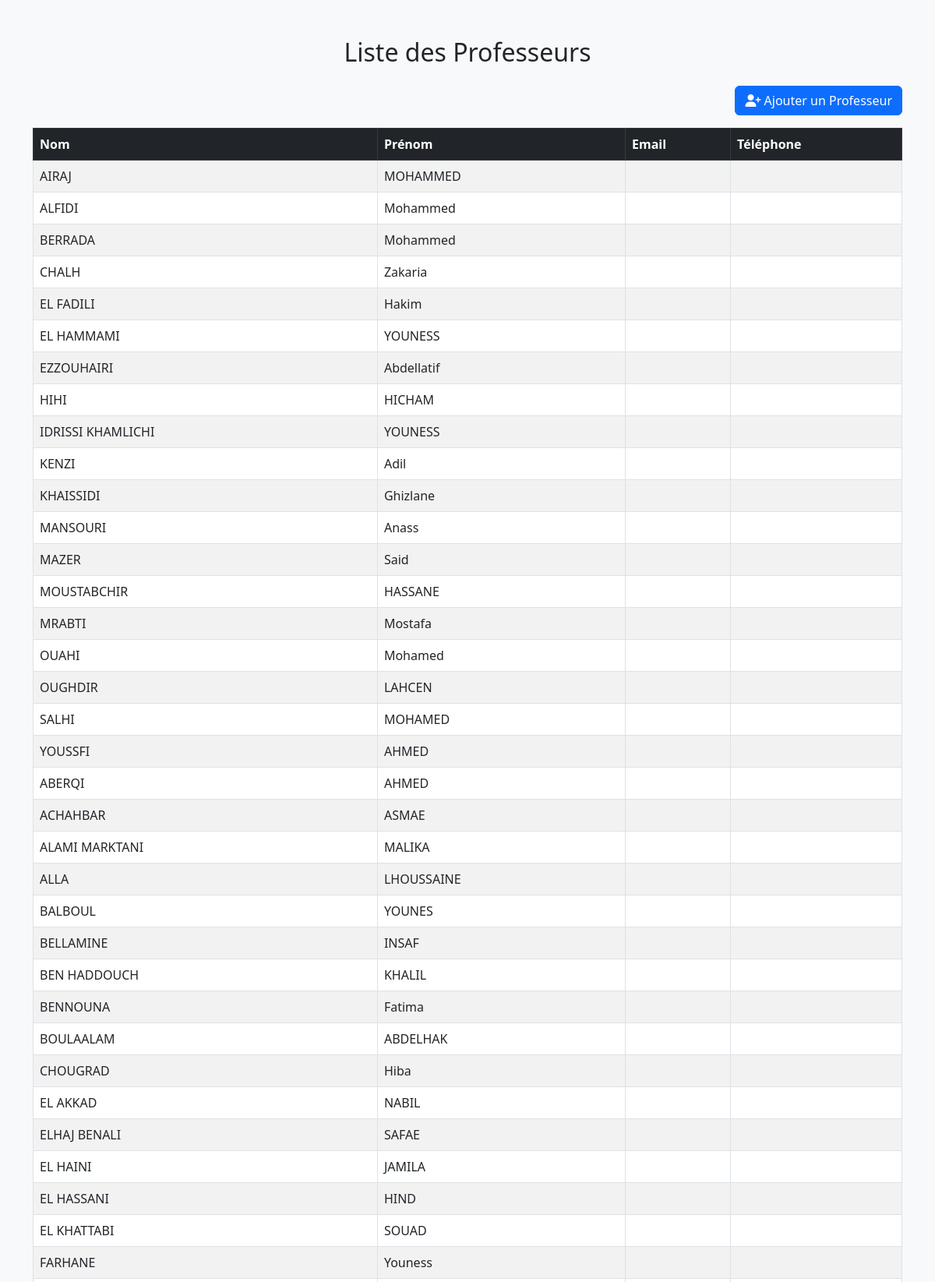
The app's page /pages/professeurs.php (upper part) with its own data.
### tables this page shows
CREATE TABLE professeurs (
    id INT AUTO_INCREMENT PRIMARY KEY,
    nom VARCHAR(100) NOT NULL,
    prenom VARCHAR(100) NOT NULL,
    email VARCHAR(150)  NOT NULL,
    telephone VARCHAR(20)
);

### pages/professeurs.php (the view, shortened to what this page needs)
<?php
require '../config.php';
$professeurs = $pdo->query("SELECT * FROM professeurs")->fetchAll();
?>
<!DOCTYPE html>
<html lang="fr">
<head>
    <link rel="stylesheet" href="https://cdn.jsdelivr.net/npm/bootstrap@5.3.0/dist/css/bootstrap.min.css">
    <link rel="stylesheet" href="https://cdnjs.cloudflare.com/ajax/libs/font-awesome/6.4.0/css/all.min.css">
</head>
<body class="bg-light">
<div class="container mt-5">
    <h2 class="mb-4 text-center">Liste des Professeurs</h2>
    <div class="d-flex justify-content-end mb-3">
        <a href="../templates/form_professeur.php" class="btn btn-primary">
            <i class="fas fa-user-plus"></i> Ajouter un Professeur
        </a>
    </div>
    <div class="table-responsive">
        <table class="table table-bordered table-striped table-hover">
            <thead class="table-dark">
                <tr>
                    <th>Nom</th>
                    <th>Prénom</th>
                    <th>Email</th>
                    <th>Téléphone</th>
                </tr>
            </thead>
            <tbody>
                <?php foreach ($professeurs as $prof) : ?>
                <tr>
                    <td><?= htmlspecialchars($prof['nom']) ?></td>
                    <td><?= htmlspecialchars($prof['prenom']) ?></td>
                    <td><?= htmlspecialchars($prof['email']) ?></td>
                    <td><?= htmlspecialchars($prof['telephone']) ?></td>
                </tr>
                <?php endforeach; ?>
            </tbody>
        </table>
    </div>
</div>
</body>
</html>

### records on screen
professeurs: nom "AIRAJ", prenom "MOHAMMED"
professeurs: nom "ALFIDI", prenom "Mohammed"
professeurs: nom "BERRADA", prenom "Mohammed"
professeurs: nom "CHALH", prenom "Zakaria"
professeurs: nom "EL FADILI", prenom "Hakim"
professeurs: nom "EL HAMMAMI", prenom "YOUNESS"
professeurs: nom "EZZOUHAIRI", prenom "Abdellatif"
professeurs: nom "HIHI", prenom "HICHAM"
professeurs: nom "IDRISSI KHAMLICHI", prenom "YOUNESS"
professeurs: nom "KENZI", prenom "Adil"
professeurs: nom "KHAISSIDI", prenom "Ghizlane"
professeurs: nom "MANSOURI", prenom "Anass"
professeurs: nom "MAZER", prenom "Said"
professeurs: nom "MOUSTABCHIR", prenom "HASSANE"
professeurs: nom "MRABTI", prenom "Mostafa"
professeurs: nom "OUAHI", prenom "Mohamed"
professeurs: nom "OUGHDIR", prenom "LAHCEN"
professeurs: nom "SALHI", prenom "MOHAMED"
professeurs: nom "YOUSSFI", prenom "AHMED"
professeurs: nom "ABERQI", prenom "AHMED"
professeurs: nom "ACHAHBAR", prenom "ASMAE"
professeurs: nom "ALAMI MARKTANI", prenom "MALIKA"
professeurs: nom "ALLA", prenom "LHOUSSAINE"
professeurs: nom "BALBOUL", prenom "YOUNES"
professeurs: nom "BELLAMINE", prenom "INSAF"
professeurs: nom "BEN HADDOUCH", prenom "KHALIL"
professeurs: nom "BENNOUNA", prenom "Fatima"
professeurs: nom "BOULAALAM", prenom "ABDELHAK"
professeurs: nom "CHOUGRAD", prenom "Hiba"
professeurs: nom "EL AKKAD", prenom "NABIL"
professeurs: nom "ELHAJ BENALI", prenom "SAFAE"
professeurs: nom "EL HAINI", prenom "JAMILA"
professeurs: nom "EL HASSANI", prenom "HIND"
professeurs: nom "EL KHATTABI", prenom "SOUAD"
professeurs: nom "FARHANE", prenom "Youness"
